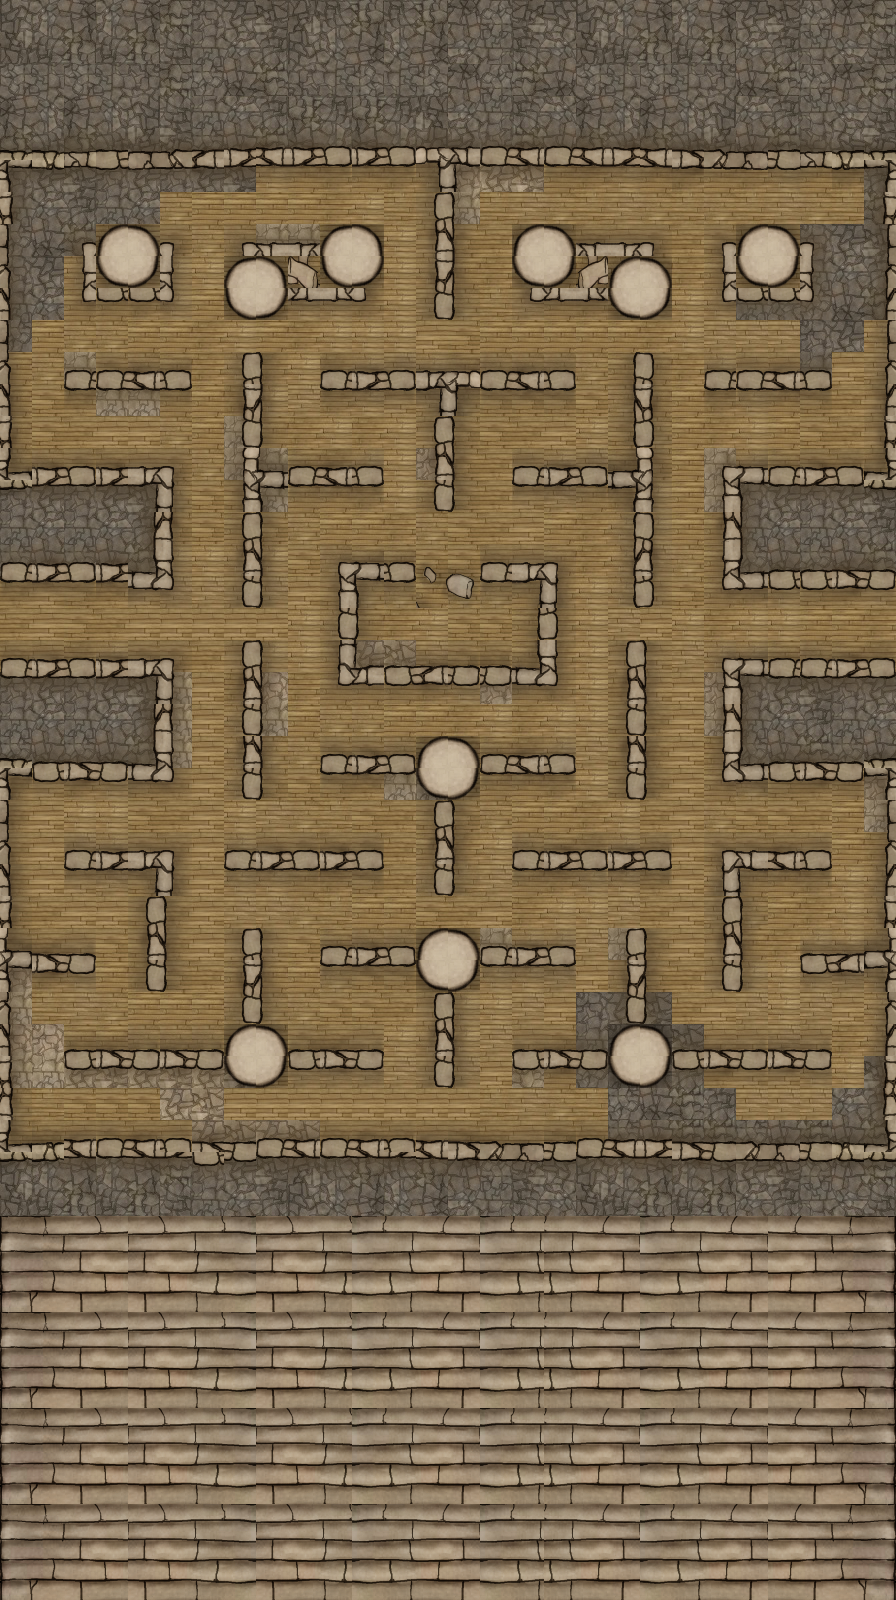

This is a level from a 2D game, rendered from its Tiled map with the project's own tilesets. A one-line summary and the map file follow, with tile-layer data summarised:
An orthogonal 28x50 tile map with 32x32 px tiles, 4 tile layers (Background, Walls, Path, Collectables).

<map version="1.4" tiledversion="1.4.3" orientation="orthogonal" renderorder="right-down" width="28" height="50" tilewidth="32" tileheight="32" infinite="0" nextlayerid="7" nextobjectid="1">
 <tileset firstgid="1" source="map5.tsx" />
 <layer id="1" name="Background" width="28" height="50">
  <data>[1400 cells, 532 non-empty, 532 distinct tile ids]</data>
 </layer>
 <layer id="2" name="Walls" width="28" height="50">
  <data>[1400 cells, 568 non-empty, 568 distinct tile ids]</data>
 </layer>
 <layer id="3" name="Path" width="28" height="50">
  <data>[1400 cells, 300 non-empty, 300 distinct tile ids]</data>
 </layer>
 <layer id="4" name="Collectables" width="28" height="50">
  <data>[1400 cells, 0 non-empty, 0 distinct tile ids]</data>
 </layer>
</map>
